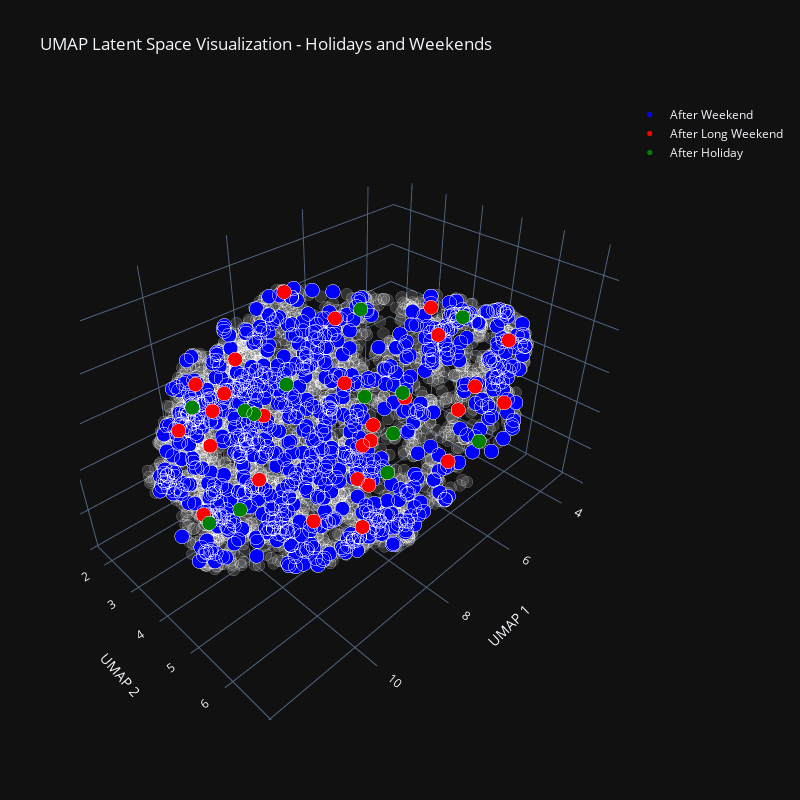

The notebook cell saved with this chart:
### Code cell
dates = pd.to_datetime(all_dates)
# Extract years and holidays
years = dates.year

# major US holidays
is_new_years = (dates.month == 1) & (dates.day == 1)
is_mlk_day = (dates.month == 1) & (dates.day.isin([15,16,17,18,19,20,21])) & (dates.dayofweek == 0) 
is_presidents_day = (dates.month == 2) & (dates.day.isin([15,16,17,18,19,20,21])) & (dates.dayofweek == 0)
is_memorial_day = (dates.month == 5) & (dates.day >= 25) & (dates.dayofweek == 0)
is_juneteenth = (dates.month == 6) & (dates.day == 19)
is_independence_day = (dates.month == 7) & (dates.day == 4)
is_labor_day = (dates.month == 9) & (dates.day <= 7) & (dates.dayofweek == 0)
is_columbus_day = (dates.month == 10) & (dates.day.isin([8,9,10,11,12,13,14])) & (dates.dayofweek == 0) 
is_veterans_day = (dates.month == 11) & (dates.day == 11)
is_thanksgiving = (dates.month == 11) & (dates.day.isin([22,23,24,25,26,27,28])) & (dates.dayofweek == 3)
is_christmas = (dates.month == 12) & (dates.day == 25)

# holidays creating long weekends (these holidays are long weekends and not holidays for analysis)
is_long_weekend = (
    (is_mlk_day | is_presidents_day | is_memorial_day | is_labor_day | is_columbus_day) |
    ((is_new_years | is_juneteenth | is_independence_day | is_veterans_day | is_christmas) & 
     (dates.dayofweek.isin([0, 4])))  # Monday or Friday
)

# regular weekends
is_weekend = (dates.dayofweek.isin([5, 6])) & ~is_long_weekend

# regular Mondays excluding holidays and long weekends
is_monday = (dates.dayofweek == 0) & ~is_long_weekend & ~is_holiday

# all holidays (excluding long weekends)
is_holiday = (
    (is_new_years | is_juneteenth | is_independence_day | is_veterans_day |
    is_thanksgiving | is_christmas) & ~is_long_weekend
)

df = pd.DataFrame({
    'Date': all_dates,
    'x': latent_3d[:, 0],
    'y': latent_3d[:, 1], 
    'z': latent_3d[:, 2],
    'Year': years,
    'Holiday': is_holiday,
    'LongWeekend': is_long_weekend,
    'Weekend': is_weekend,
    'Monday': is_monday
})

fig = px.scatter_3d(
    df[~(df['Holiday'] | df['LongWeekend'] | df['Weekend'] | df['Monday'])], 
    x='x', y='y', z='z',
    hover_data=['Date'],
    title='UMAP Latent Space Visualization - Holidays and Weekends',
    opacity=0.3,
    width=800,
    height=800
)

fig.update_traces(
    marker=dict(
        color='grey',
        size=4,
        line=dict(width=0.2, color='rgba(255,255,255,0.2)')
    ),
    name='Weekday'
)

fig.add_scatter3d(
    x=df[df['Monday']]['x'],
    y=df[df['Monday']]['y'],
    z=df[df['Monday']]['z'],
    mode='markers',
    marker=dict(
        color='blue',
        size=5,
        symbol='circle',
        line=dict(width=0.2, color='rgba(255,255,255,0.2)')
    ),
    hovertext=df[df['Monday']]['Date'],
    name='After Weekend'
)

fig.add_scatter3d(
    x=df[df['LongWeekend']]['x'],
    y=df[df['LongWeekend']]['y'],
    z=df[df['LongWeekend']]['z'],
    mode='markers',
    marker=dict(
        color='red',
        size=5,
        symbol='circle',
        line=dict(width=0.2, color='rgba(255,255,255,0.2)')
    ),
    hovertext=df[df['LongWeekend']]['Date'],
    name='After Long Weekend'
)

fig.add_scatter3d(
    x=df[df['Holiday']]['x'],
    y=df[df['Holiday']]['y'],
    z=df[df['Holiday']]['z'],
    mode='markers',
    marker=dict(
        color='green',
        size=5,
        symbol='circle',
        line=dict(width=0.2, color='rgba(255,255,255,0.2)')
    ),
    hovertext=df[df['Holiday']]['Date'],
    name='After Holiday'
)

fig.update_layout(
    scene=dict(
        xaxis_title='UMAP 1',
        yaxis_title='UMAP 2',
        zaxis_title='UMAP 3'
    ),
    template='plotly_dark',
    showlegend=True
)

fig.show()

logger.info("UMAP dimensionality reduction completed")

### Figure 1 — Plotly figure (JSON) as saved in the notebook; plotly's stock layout.template omitted (floating-point values rounded to 4 significant figures; data arrays with more than 128 entries replaced by an {"elided": "..."} marker saying what was removed)
{"data": [{"customdata": {"elided": "3446x1 str values"}, "hovertemplate": "x=%{x}<br>y=%{y}<br>z=%{z}<br>Date=%{customdata[0]}<extra></extra>", "legendgroup": "", "marker": {"color": "grey", "line": {"color": "rgba(255,255,255,0.2)", "width": 0.2}, "opacity": 0.3, "size": 4, "symbol": "circle"}, "mode": "markers", "name": "Weekday", "scene": "scene", "showlegend": false, "type": "scatter3d", "x": {"elided": "3446 float values"}, "y": {"elided": "3446 float values"}, "z": {"elided": "3446 float values"}}, {"hovertext": {"elided": "775 str values"}, "marker": {"color": "blue", "line": {"color": "rgba(255,255,255,0.2)", "width": 0.2}, "size": 5, "symbol": "circle"}, "mode": "markers", "name": "After Weekend", "type": "scatter3d", "x": {"elided": "775 float values"}, "y": {"elided": "775 float values"}, "z": {"elided": "775 float values"}}, {"hovertext": ["2009-06-19", "2013-11-11", "2014-10-13", "2022-11-11", "2015-10-12", "2019-10-14", "2018-10-08", "2020-10-12", "2010-10-11", "2022-10-10", "2008-10-13", "2020-06-19", "2024-11-11", "2015-06-19", "2017-10-09", "2019-11-11", "2017-06-19", "2024-10-14", "2016-10-10", "2016-11-11", "2012-10-08", "2011-10-10", "2011-11-11", "2013-10-14", "2009-10-12", "2021-10-11", "2023-10-09"], "marker": {"color": "red", "line": {"color": "rgba(255,255,255,0.2)", "width": 0.2}, "size": 5, "symbol": "circle"}, "mode": "markers", "name": "After Long Weekend", "type": "scatter3d", "x": [10.73, 6.73, 9.199, 10.67, 8.511, 6.757, 9.935, 9.132, 6.89, 11.24, 11.43, 7.831, 7.815, 6.596, 7.456, 5.417, 6.628, 5.104, 4.327, 10.41, 6.965, 9.372, 9.688, 7.014, 6.193, 7.344, 10.74], "y": [4.044, 3.163, 3.033, 4.152, 5.717, 4.019, 4.452, 6.446, 3.597, 4.176, 4.886, 5.309, 4.896, 4.106, 2.455, 4.035, 7.306, 4.352, 5.825, 6.463, 6.476, 3.999, 3.274, 6.625, 6.378, 6.302, 4.464], "z": [7.62, 6.974, 7.001, 6.389, 4.063, 4.157, 5.359, 5.963, 5.662, 7.022, 5.776, 5.952, 4.364, 4.257, 7.577, 4.792, 6.851, 7.063, 6.562, 6.007, 5.246, 6.285, 6.581, 6.55, 6.553, 8.091, 7.307]}, {"hovertext": ["2008-06-19", "2012-06-19", "2008-11-11", "2009-11-11", "2010-11-11", "2013-06-19", "2021-11-11", "2018-06-19", "2014-06-19", "2015-11-11", "2014-11-11", "2020-11-11", "2019-06-19"], "marker": {"color": "green", "line": {"color": "rgba(255,255,255,0.2)", "width": 0.2}, "size": 5, "symbol": "circle"}, "mode": "markers", "name": "After Holiday", "type": "scatter3d", "x": [10.64, 9.661, 11.36, 8.62, 9.856, 5.816, 7.151, 7.376, 3.806, 8.141, 6.306, 9.719, 7.212], "y": [4.78, 2.032, 4.906, 2.362, 4.371, 4.298, 4.303, 5.316, 4.251, 5.38, 4.499, 5.133, 7.269], "z": [5.297, 5.637, 5.548, 5.2, 6.756, 5.241, 7.759, 4.522, 6.308, 6.78, 4.505, 7.66, 6.302]}], "layout": {"height": 800, "legend": {"tracegroupgap": 0}, "scene": {"domain": {"x": [0, 1], "y": [0, 1]}, "xaxis": {"title": {"text": "UMAP 1"}}, "yaxis": {"title": {"text": "UMAP 2"}}, "zaxis": {"title": {"text": "UMAP 3"}}}, "showlegend": true, "title": {"text": "UMAP Latent Space Visualization - Holidays and Weekends"}, "width": 800}}
